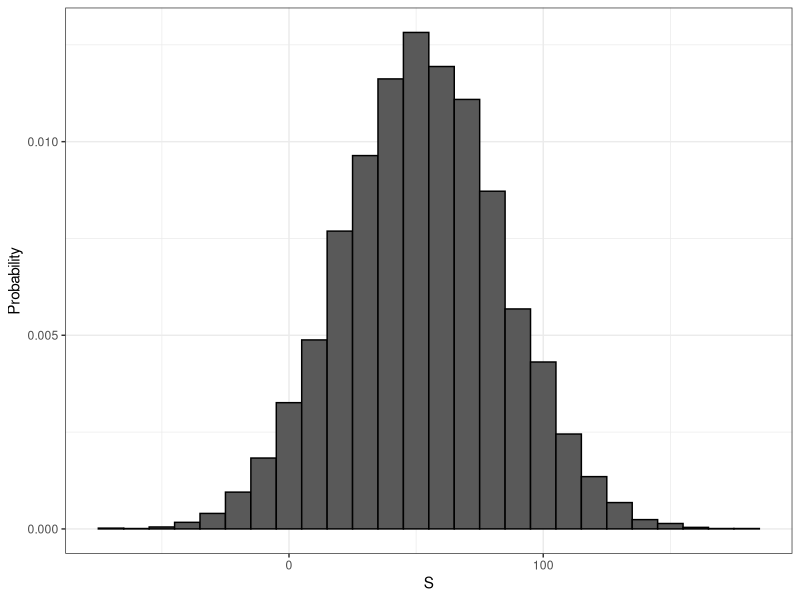
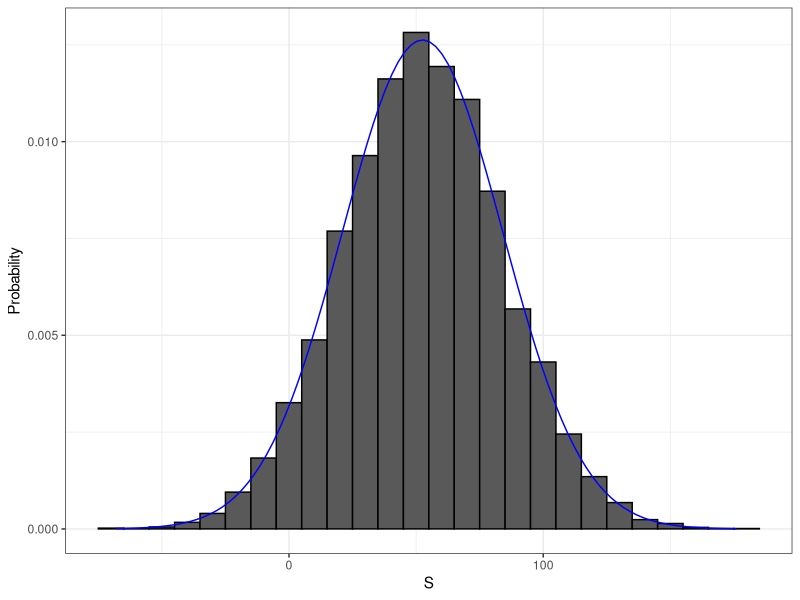

Here is the R script that generated these plots, in order:
## ---- chunk 1
library(tidyverse)
dslabs::ds_theme_set()
set.seed(1)
## ---- chunk 2
beads <- rep( c("red", "blue"), times = c(2,3))
X <- ifelse(sample(beads, 1) == "blue", 1, 0)
## ---- chunk 3
ifelse(sample(beads, 1) == "blue", 1, 0)
ifelse(sample(beads, 1) == "blue", 1, 0)
ifelse(sample(beads, 1) == "blue", 1, 0)
## ---- chunk 4
color <- rep(c("Black", "Red", "Green"), c(18, 18, 2))
## ---- chunk 5
n <- 1000
X <- sample(ifelse(color == "Red", -1, 1),  n, replace = TRUE)
X[1:10]
## ---- chunk 6
X <- sample(c(-1,1), n, replace = TRUE, prob=c(9/19, 10/19))
## ---- chunk 7
X <- sample(c(-1,1), n, replace = TRUE, prob=c(9/19, 10/19))
S <- sum(X)
S
## ---- chunk 8
n <- 1000
B <- 10000
roulette_winnings <- function(n){
  X <- sample(c(-1,1), n, replace = TRUE, prob=c(9/19, 10/19))
  sum(X)
}
S <- replicate(B, roulette_winnings(n))
## ---- chunk 9
data.frame(S) %>% ggplot(aes(S, ..density..)) + geom_histogram(color = "black", binwidth = 10)  + ylab("Probability")
## ---- chunk 10
mean(S<0)
## ---- chunk 11
mean(S)
sd(S)
## ---- chunk 12
s <- seq(min(S), max(S), length = 100)
normal_density <- data.frame(s = s, f=dnorm(s, mean(S), sd(S)))
data.frame(S=S) %>% ggplot(aes(S, ..density..)) +
  geom_histogram(color = "black", binwidth = 10)  +
  ylab("Probability") + 
  geom_line(data = normal_density, mapping=aes(s,f), color="blue")
## ---- chunk 13
n <- 1000
pbinom(n/2, size = n, prob = 10/19)
## ---- chunk 14
pbinom(n/2-1, size = n, prob = 10/19)
## ---- chunk 15
B <- 10^6
x <- sample(c(-1,1), B, replace = TRUE, prob=c(9/19, 10/19))
mean(x)
## ---- chunk 16
2 * sqrt(90)/19
## ---- chunk 17
n <- 1000
sqrt(n) * 2 * sqrt(90)/19
## ---- chunk 18
library(dslabs)
x <- heights$height
m <- mean(x)
s <- sqrt(mean((x-m)^2))
## ---- chunk 19
identical(s, sd(x))
s-sd(x)
## ---- chunk 20
n <- length(x)
s-sd(x)*sqrt((n-1) / n)
## ---- chunk 21
n <- 1000
B <- 10000
roulette_winnings <- function(n){
  X <- sample(c(-1,1), n, replace = TRUE, prob=c(9/19, 10/19))
  sum(X)
}
S <- replicate(B, roulette_winnings(n))
## ---- chunk 22
n * (20-18)/38 
sqrt(n) * 2 * sqrt(90)/19 
## ---- chunk 23
mean(S)
sd(S)
## ---- chunk 24
mu <- n * (20-18)/38
se <-  sqrt(n) * 2 * sqrt(90)/19 
pnorm(0, mu, se)
## ---- chunk 25
mean(S < 0)
## ---- chunk 26
    x <- sample(c(1,-1), 1, prob = c(9/19, 10/19))
